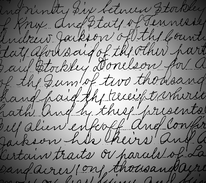
#> input picture 图像处理与可视化/Homework/数字图像处理 02/P2/DIP 10.49(a)(spot_shaded_text_image).tif, 206 x 183 px, shrunk from 772 x 686 before the run
$ python HW02_P2_Otsu_local.py
#> lines starting #> are read from the running program, lines starting #| are printed output that depends on the picture
import numpy as np
from PIL import Image
import matplotlib.pyplot as plt

def compute_histogram(image, num_bins=256):
    """
    计算图像的灰度直方图。

    :param image: 灰度图像的 numpy 数组
    :param num_bins: 直方图的 bins 数量
    :return: 直方图和 bins 边缘
    """
    histogram, bin_edges = np.histogram(image.ravel(), bins=num_bins, range=[0, num_bins])
    return histogram, bin_edges

def update_histogram(old_hist, new_col=None, remove_col=None, num_bins=256):
    """
    使用增量更新直方图.
    :param old_hist: 当前的直方图.
    :param new_col: 要加入的新的列像素 (可以为 None).
    :param remove_col: 要移除的列像素 (可以为 None).
    :param num_bins: 直方图的 bins 数量.
    :return: 更新后的直方图.
    """
    if new_col is None:
        return old_hist - np.bincount(remove_col, minlength=num_bins)
    elif remove_col is None:
        return old_hist + np.bincount(new_col, minlength=num_bins)
    else:
        return old_hist - np.bincount(remove_col, minlength=num_bins) + np.bincount(new_col, minlength=num_bins)

def compute_local_histograms(image, window_size=(9, 9), num_bins=256):
    """
    计算图像的局部直方图.
    :param image: 输入的灰度图像.
    :param window_size: 邻域窗口的尺寸 (height, width).
    :param num_bins: 直方图的 bins 数量.
    :return: 所有局部直方图的列表.
    """
    h, w = image.shape
    win_h, win_w = window_size
    half_win_h = win_h  // 2  # 使用整数除法，得到窗口半径
    half_win_w = win_w  // 2

    # 初始化局部直方图列表
    local_histograms = np.zeros((h, w, num_bins), dtype=np.uint8)

    # 移动完整窗口
    for i in range(h):
        if i == 0:
            # 计算第一个完整窗口的直方图
            local_histograms[0, 0, :], _ = compute_histogram(image[0:half_win_h+1,0:half_win_w+1], num_bins=num_bins)
        else:
        # 更新直方图 (垂直移动)
            if i <= half_win_h: # 首
                new_row = image[i+half_win_h, 0:half_win_w+1]
                remove_row = None
            elif i >= h - half_win_h: # 尾
                new_row = None
                remove_row = image[i-half_win_h-1, 0:half_win_w+1]
            else: # 中间部分
                new_row = image[i+half_win_h, 0:half_win_w+1]
                remove_row = image[i-half_win_h-1, 0:half_win_w+1]
            # 更新直方图 (垂直移动)
            local_histograms[i, 0, :] = update_histogram(local_histograms[i-1, 0, :], new_row, remove_row, num_bins=num_bins)

        i_safe_lower = max(i-half_win_h,0)
        i_safe_upper = min(i+half_win_h+1,h)

        for j in range(1, w):
            # 更新直方图 (水平移动)
            if j <= half_win_w: # 首
                new_col = image[i_safe_lower:i_safe_upper, j+half_win_w]
                remove_col = None
            elif j >= w - half_win_w: # 尾
                new_col = None
                remove_col = image[i_safe_lower:i_safe_upper, j-half_win_w-1]
            else: # 中间部分
                new_col = image[i_safe_lower:i_safe_upper, j+half_win_w]
                remove_col = image[i_safe_lower:i_safe_upper, j-half_win_w-1]

            # 更新直方图 (水平移动)
            local_histograms[i, j, :] = update_histogram(local_histograms[i, j-1, :], new_col, remove_col, num_bins=num_bins)

    return local_histograms

def compute_cumulative_probabilities_and_weighted_sum(histogram):
    """
    计算累计概率和累积灰度加权和。

    :param histogram: 图像的灰度直方图
    :return: 累计概率 P_k 和累积灰度加权和 S_k
    """
    total_pixels = np.sum(histogram)
    probabilities = histogram / total_pixels
    cumulative_probabilities = np.cumsum(probabilities)
    cumulative_weighted_sum = np.cumsum(np.arange(len(histogram)) * probabilities)

    return cumulative_probabilities, cumulative_weighted_sum

def otsu_local_thresholding(image, window_size=(9, 9), num_bins=256):
    """
    Otsu 局部阈值算法的实现。

    :param image: 输入的灰度图像
    :param window_size: 局部窗口大小
    :param num_bins: 直方图的 bins 数量
    :return: 二值化后的图像和局部阈值矩阵
    """
    h, w = image.shape

    # 初始化二值化的图像和阈值矩阵
    binary_image = np.zeros_like(image, dtype=np.uint8)
    thresholds = np.zeros((h, w), dtype=np.uint8)

    # 计算每个局部窗口的直方图
    local_histograms = compute_local_histograms(image, window_size=window_size, num_bins=num_bins)

    # 遍历图像中的每个像素
    for i in range(h):
        for j in range(w):
            # 使用该像素位置的局部直方图
            current_hist = local_histograms[i, j]

            # 计算累积概率和累积加权和
            cumulative_probabilities, cumulative_weighted_sum = compute_cumulative_probabilities_and_weighted_sum(current_hist)

            # 全局均值
            mu_global = cumulative_weighted_sum[-1]

            # 类间方差的向量化计算
            P = cumulative_probabilities
            S = cumulative_weighted_sum

            with np.errstate(divide='ignore', invalid='ignore'):
                sigma_between_class_squared = np.where(
                    (P > 0) & (P < 1),
                    (P * mu_global - S) ** 2 / (P * (1 - P)),
                    0
                )

            # 寻找最大类间方差对应的阈值
            best_threshold = np.argmax(sigma_between_class_squared)

            # 记录最佳阈值
            thresholds[i, j] = best_threshold

            # 应用阈值进行二值化
            binary_image[i, j] = (image[i, j] > best_threshold).astype(np.uint8)

    return binary_image, thresholds

def plot_image_and_histogram(image, binary_image):
    """
    绘制原始图像和二值化后的图像及其直方图。

    :param image: 原始灰度图像的 2D numpy 数组
    :param binary_image: 二值化后的图像的 2D numpy 数组
    """
    fig, axes = plt.subplots(2, 2, figsize=(14, 10))

    # 绘制原始图像
    axes[0, 0].imshow(image, cmap='gray', vmin=0, vmax=255)
    axes[0, 0].set_title('Original Image')
    axes[0, 0].axis('off')

    # 绘制原始图像的直方图
    histogram, bin_edges = compute_histogram(image)
    axes[1, 0].bar(bin_edges[:-1], histogram, width=1, color='gray')
    axes[1, 0].set_title('Original Histogram')
    axes[1, 0].set_xlabel('Gray Level')
    axes[1, 0].set_ylabel('Frequency')

    # 绘制二值化后的图像
    axes[0, 1].imshow(binary_image, cmap='gray', vmin=0, vmax=1)
    axes[0, 1].set_title('Binary Image')
    axes[0, 1].axis('off')

    # 绘制二值化后的图像的直方图
    binary_histogram, _ = compute_histogram(binary_image, num_bins=2)
    axes[1, 1].bar(np.arange(2), binary_histogram, width=0.1, color='gray')
    axes[1, 1].set_title('Binary Histogram')
    axes[1, 1].set_xlabel('Gray Level')
    axes[1, 1].set_ylabel('Frequency')

    plt.tight_layout()
    plt.show()

# 示例使用
if __name__ == "__main__":
    # 加载灰度图像
    option = 4 # 更改图像选择
    if option == 1:
        image_name = 'DIP 10.38(a) (noisy_fingerprint).tif'
    elif option == 2:
        image_name = 'DIP 10.39(a) (polymersomes).tif'
    elif option == 3:
        image_name = 'DIP 2.22 (face).tif'
    elif option == 4:
        image_name = 'DIP 10.49(a)(spot_shaded_text_image).tif'
    else:
        image_name = 'DIP 10.43(a) (yeast_USC).tif'
    image = Image.open(image_name).convert('L')
#> image is the input picture: PIL image 206x183 L; min 0, max 255, mean 136.3
    image_array = np.array(image)

    # 定义窗口大小
    window_size = (40, 40)

    # 应用 Otsu 局部阈值算法
    binary_image, thresholds = otsu_local_thresholding(image_array, window_size=window_size)
#> after the loop in otsu_local_thresholding, `for i in range(h):`:
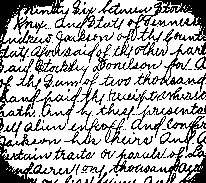
#> binary_image: shape (183, 206); values 0 (black) and 1 (white), 70.8% white; black in thin lines or dots
#> after the loop in otsu_local_thresholding, `for i in range(h):`:
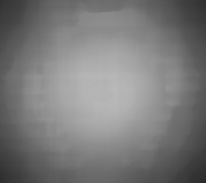
#> thresholds: shape (183, 206); min 41, max 186, mean 121.8

    # 保存二值化分割后的图像
    Image.fromarray(binary_image * 255).save('Otsu_Binary_separated_' + image_name)

    # 绘制结果
    plot_image_and_histogram(image_array, binary_image)
#> in plot_image_and_histogram, `plt.show()`:
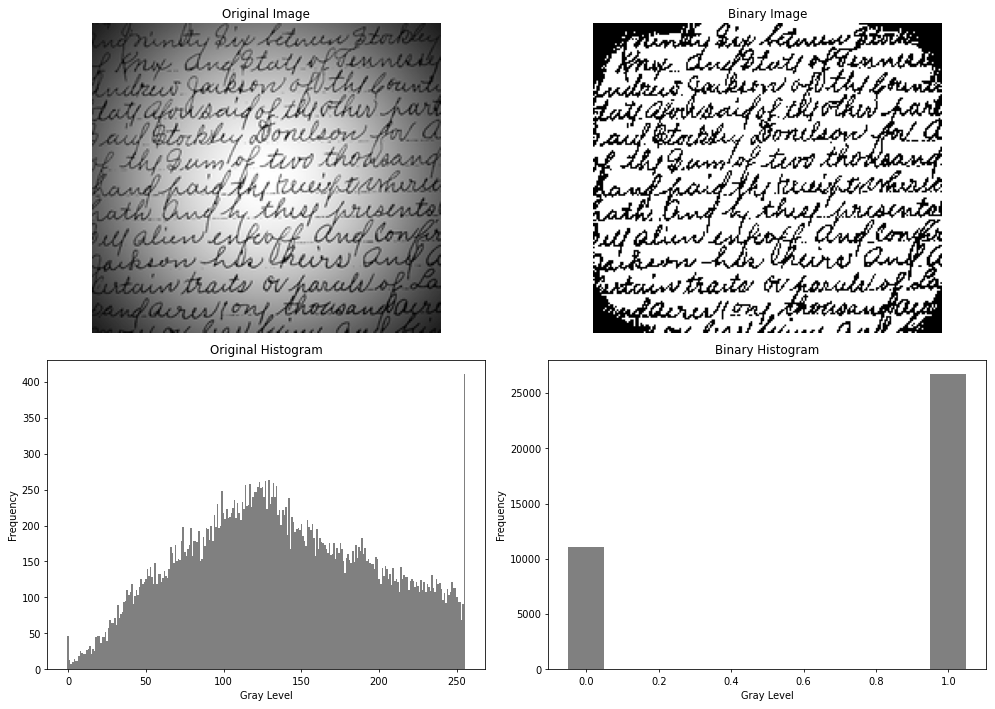
#> figure drawn by matplotlib, 4 panels; panel 3: tallest bar 410 high, from x = 254.5 to 255.5
